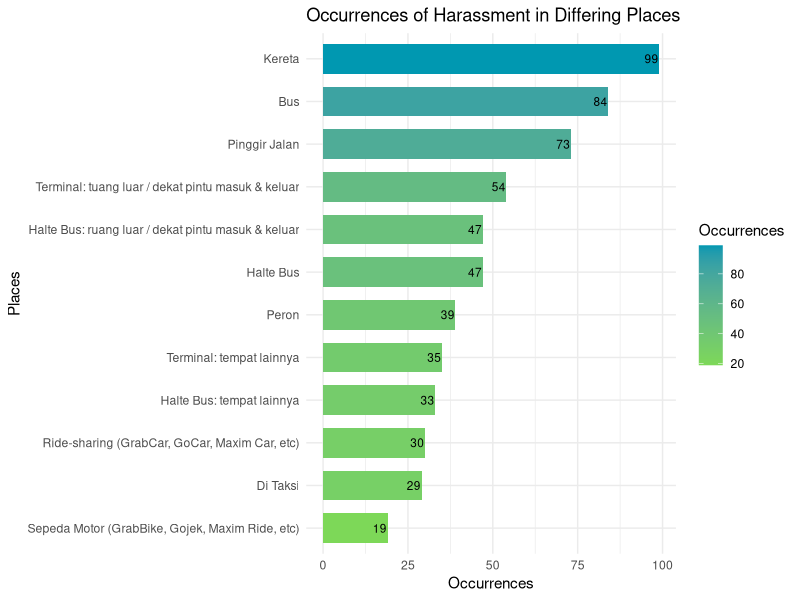

The R source for this figure: (Note: this script raises an error after producing the figure.)
################# OCCURENCES AND ITS WHEREABOUTS ######################

# Create a dataframe with the options and corresponding frequencies
places <- c("Kereta", "Peron", "Terminal: tuang luar / dekat pintu masuk & keluar", 
            "Terminal: tempat lainnya", "Bus", "Halte Bus", 
            "Halte Bus: ruang luar / dekat pintu masuk & keluar", 
            "Halte Bus: tempat lainnya", "Di Taksi", 
            "Ride-sharing (GrabCar, GoCar, Maxim Car, etc)", 
            "Sepeda Motor (GrabBike, Gojek, Maxim Ride, etc)", "Pinggir Jalan")
occurrences <- c(99, 39, 54, 35, 84, 47, 47, 33, 29, 30, 19, 73)

where_df <- data.frame(Places = places, Occurrences = occurrences)

library(ggplot2)

# Plot the frequencies using a horizontal bar plot with occurrences labels adjusted
ggplot(where_df, aes(x = Occurrences, y = reorder(Places, Occurrences), fill = Occurrences)) +
  geom_bar(stat = "identity", width = 0.7) +
  geom_text(aes(label = Occurrences), hjust = 1.05, size = 3, color = "black") +  # Adjust hjust parameter
  scale_fill_gradient(low = "#7dd858", high = "#0098b1") +  # Specify the color gradient
  labs(title = "Occurrences of Harassment in Differing Places",
       x = "Occurrences",
       y = "Places") +
  theme_minimal()

############################ GENDER ANALYSIS #################################

library(ggplot2)
# Preprocess data
df$Gender <- factor(df$Gender)
df$Harassment <- ifelse(df$Harassment == "Iya", "Yes", 
                        ifelse(df$Harassment == "Tidak (lanjut ke no.21)", "No", df$Harassment))

# Create a contingency table of Gender and Harassment
gender_harassment_table <- table(df$Gender, df$Harassment)
print(gender_harassment_table)
rowSums(gender_harassment_table)

# Create a dataframe with gender and harassment responses
gender <- c("Male", "Female", "Other")
yes <- c(77, 228, 1)
no <- c(44, 99, 0)
gender_harassment_df <- data.frame(Gender = gender, Yes = yes, No = no)

# Reshape the dataframe for plotting
library(tidyr)
gender_harassment_df <- pivot_longer(gender_harassment_df, cols = c("Yes", "No"), names_to = "Harassment", values_to = "Total")

# Plot side-by-side bar chart with adjusted font size for numeric values
ggplot(gender_harassment_df, aes(x = Gender, y = Total, fill = Harassment)) +
  geom_bar(stat = "identity", position = "dodge") +
  geom_text(aes(label = Total), position = position_dodge(width = 0.9), vjust = -0.45, size = 3) +  # Adjust font size for numeric values
  labs(title = "Harassment Experiences by Gender",
       x = "Gender",
       y = "Individuals",
       fill = "Experienced") +
  scale_fill_manual(values = c("Yes" = "darkseagreen3", "No" = "plum3")) +  # Specify custom colors
  theme_minimal()

########################### AGE ANALYSIS ######################################
# Create a contingency table of Age and Harassment
age_harassment_table <- table(df$Age, df$Harassment)

# Convert the table to a dataframe
age_harassment_df <- as.data.frame.matrix(age_harassment_table)

# Rename the columns
colnames(age_harassment_df) <- c("No", "Yes")

# Add an additional column for Age_Group
age_harassment_df$Age_Group <- rownames(age_harassment_df)

# Rearrange the rows
age_harassment_df <- age_harassment_df[c(5, 1:4), ]

# Reshape the dataframe for plotting
age_harassment_long <- tidyr::pivot_longer(age_harassment_df, cols = c("No", "Yes"), names_to = "Response")

# Reorder levels of the "Response" variable
age_harassment_long$Response <- factor(age_harassment_long$Response, levels = c("Yes", "No"))

# Define custom colors
custom_colors <- c("#414487", "#2A788E", "#22A884", "#7ad151","#FFD166")

# Create the stacked bar chart with reordered levels and custom colors
ggplot(age_harassment_long, aes(x = value, y = Response, fill = Age_Group)) +
  geom_bar(stat = "identity", position = "stack", width = 0.5) +  # Adjust the width here
  scale_x_continuous(limits = c(0, 309), breaks = seq(0, 309, by = 50)) +  # Set the x-axis limits and breaks
  geom_text(aes(label = value), position = position_stack(vjust = 0.5), size = 3, color = "white") +  # Add numeric values on top of each bar
  labs(title = "Harassment Experiences by Age Group",
       x = "Amount",
       y = "Response",
       fill = "Age Group") +
  scale_fill_manual(values = custom_colors) +  # Use the custom colors
  theme_minimal()

######################## TRANSPORT USAGE INTENSITY #############################
# Clean the Intensity column
df$Intensity <- ifelse(df$Intensity == "Iya", "Yes",
                       ifelse(df$Intensity == "Tidak", "No", df$Intensity))

# Remove rows where the Harassment column contains "No"
usage_intensity_df <- df[df$Harassment != "No", ]

# Check unique values in the Intensity column
unique_values <- unique(df$Intensity)
print(unique_values)

# Filter out unexpected values if necessary
usage_intensity_df <- usage_intensity_df[usage_intensity_df$Intensity %in% c("Yes", "No"), ]

duplicate_cols <- any(duplicated(names(usage_intensity_df)))

# If there are duplicate column names, rename them
if(duplicate_cols) {
  # Rename duplicate columns with unique names
  names(usage_intensity_df) <- make.unique(names(usage_intensity_df))
}

# Create pie chart
library(ggplot2)

ggplot(data = usage_intensity_df, aes(x = "", fill = Intensity)) +
  geom_bar(width = 1) +
  coord_polar(theta = "y") +
  labs(title = "Proportion of Transportation Usage Intensity Impact",
       fill = "Usage Intensity Impact",
       x = NULL,
       y = NULL) +
  scale_fill_manual(values = c("Yes" = "khaki2", "No" = "lightblue2")) +
  geom_text(stat = "count", aes(label = after_stat(count)), position = position_stack(vjust = 0.5)) +
  theme_void()

# Combine all "Why" responses into a single string
why_responses <- paste(df$Why, collapse = " ")

# Convert text to lowercase
why_responses <- tolower(why_responses)

# Remove punctuation and special characters
why_responses <- gsub("[[:punct:]]", "", why_responses)

# Split text into individual words
word_list <- strsplit(why_responses, "\\s+")

# Flatten the list of words
word_list <- unlist(word_list)

# Count the frequency of each word
word_freq <- table(word_list)

# Sort the word frequency table in descending order
word_freq <- sort(word_freq, decreasing = TRUE)

# Print the most common words or themes
head(word_freq, 60)

########################## DID NOTHING, WHY #####################################

# Filter rows in the Action column containing "Mengabaikan" or "Saya tidak melakukan apa-apa", including NA reasons
action_df <- df[grepl("Mengabaikan|Saya tidak melakukan apa-apa", df$Action) | is.na(df$Action), ]

# Create a new dataframe with just the "Action" and "NothingWhy" columns
action_nothing_df <- action_df[c("Action", "NothingWhy")]

# Handpick rows to delete
rows_to_delete <- c(5:7,9,28,46,51:55,58,60:62,66,68,69,71:77,80,83,125,127,135,151,
                    152,156,179,186,189,211,224,225,228,242)
# Remove the specified rows from the dataframe
action_nothing_df <- action_nothing_df[-rows_to_delete, ]

rows_to_delete2 <- c(47,56:96,98:102,109:111,113,117:142,144:147,149,151,152,154:175,
                     177:179,181:184,187:191,193:201)
action_nothing_df <- action_nothing_df[-rows_to_delete2, ]
### 21 nothingwhy na

# Count the occurrences of each reason in the "NothingWhy" column
reason_counts <- table(action_nothing_df$NothingWhy)

# Convert the reason counts to a data frame
reason_counts_df <- as.data.frame(reason_counts, stringsAsFactors = FALSE)
colnames(reason_counts_df) <- c("Reason", "Count")

# Sort the reasons by count in descending order
reason_counts_df <- reason_counts_df[order(-reason_counts_df$Count), ]

# Print the unique counts
print(reason_counts_df)

# Print the total count
total_count <- sum(reason_counts_df$Count)
print(paste("Total Count:", total_count))


# Define the counts for each response
counts <- c(5, 8, 11, 14, 23)
reasons <- c("Hal itu tidak lagi mengganggu saya",
             "Hal itu masih mengganggu saya, tapi saya telah belajar untuk hidup dengan itu",
             "Hal itu mengganggu saya, tetapi apa yang bisa saya lakukan seorang diri",
             "Saya takut pada pelaku pelecehan, situasinya bisa menjadi lebih buruk",
             "Saya tidak ingin menghadapi dan membuat keributan")

# Create a dataframe
data <- data.frame(Reason = reasons, Count = counts)

# Sort the data by count in descending order
data <- data[order(-data$Count), ]

# Reorder the levels of the Reason factor variable based on the sorted data
data$Reason <- factor(data$Reason, levels = data$Reason)

# Load the ggplot2 library
library(ggplot2)

# Create a horizontal bar plot with descending bars and counts displayed on them
ggplot(data, aes(x = Count, y = reorder(Reason, Count), fill = Reason, label = Count)) +
  geom_bar(stat = "identity") +
  geom_text(hjust = -0.4, size = 3, color = "black") +  # Add labels to bars
  scale_fill_manual(values = c("#91cf60", "#d9ef8b", "#fee08b", "#fc8d59", "#d73027")) +  # Specify colors manually
  labs(title = "Reasons for Not Taking Action Post-Harassment",
       x = "Count",
       y = "") +  # Remove the y axis label
  theme_minimal() +
  theme(axis.title.y = element_blank(),  # Remove the y axis title
        axis.text.y = element_blank(),   # Remove the y axis text
        legend.position = "right",      # Move the legend to the right
        legend.direction = "vertical")  # Make the legend vertical
